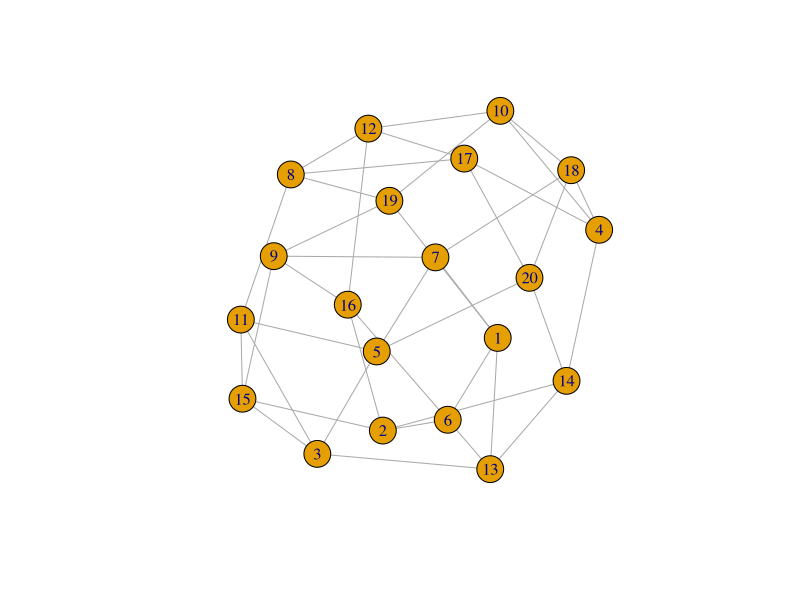
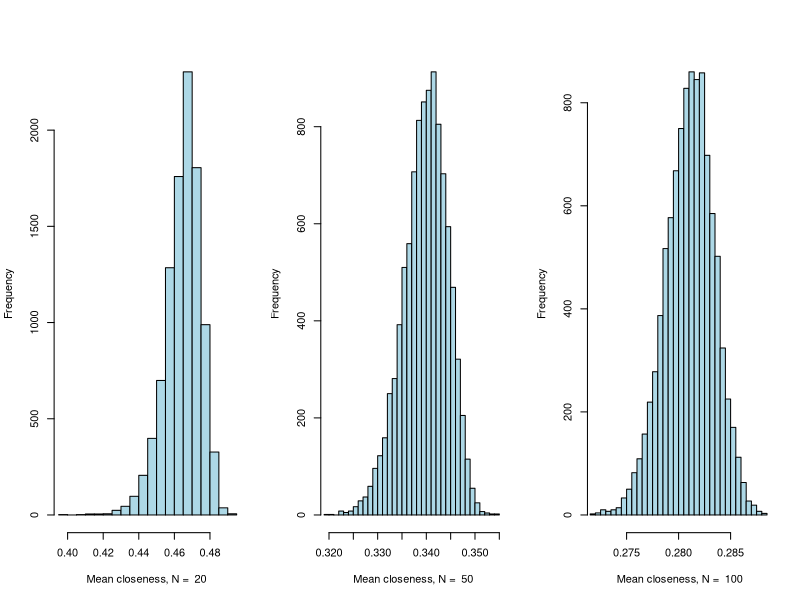

The R script that drew these images, in order: (Note: this script raises an error after producing the figures.)
## ---- chunk 1
knitr::opts_chunk$set(echo = TRUE)
packages <- c("igraph", "network", "sna")
lapply(packages, library, character.only = TRUE)
## ---- chunk 2
g <- k.regular.game(20, 4)

l <- layout.kamada.kawai(g)
plot(g, layout=l)
## ---- chunk 3
N = 20
k = 4
m = 10000
set.seed(1)
hist.closeness <- function (N, m, k) {
  graphs <- replicate(m, igraph::k.regular.game(N, k), simplify = FALSE)


  close <- lapply(graphs, igraph::closeness, normalized = TRUE)
  close.mean <- unlist(lapply(close, mean))
  hist(close.mean, col="lightblue", xlim=c(min(close.mean),max(close.mean)),
       xlab=paste("Mean closeness, N = ", N), ylab="Frequency", main="", breaks = 30)
}

par(mfrow=c(1,3))
hist.closeness(N, m, k)

N = 50
hist.closeness(N, m, k)

N = 100
hist.closeness(N, m, k)

## ---- chunk 4
N = 20
graph <- igraph::k.regular.game(N, k)
A <- igraph::get.adjacency(graph, sparse=FALSE)
g <- network::as.network.matrix(A)
sna::gplot.target(g, closeness(g), main="Closeness",
                  circ.lab = FALSE,
circ.col="skyblue",
usearrows = FALSE,
vertex.col="blue",
edge.col="darkgray")
